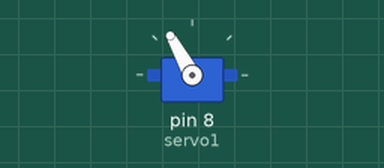
Recording of a program running on a simulated Arduino Uno, built with avr-gcc and run on an emulated ATmega328P. On the bench: servo.

Above: at 0.05 s.
At 1.35 s:
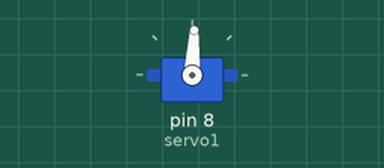
At 2.4 s:
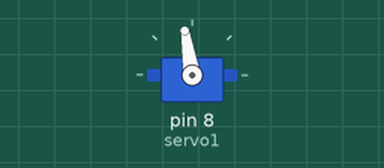
Timing chart, 0 to 7.4 s (numbered marks = the images above):
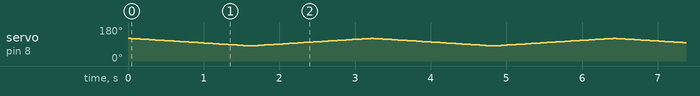

The program:

main.cpp
```cpp
#include<Arduino.h>
#include <Servo.h> // Zugriff auf Servo Bibliothek

const int taster1 = 0; // Pushbutton Pin auf dem Board (2)
const int taster2 = 1; // Pushbutton Pin auf dem Board (2)

//int tasterstatus1=0;//Tasterstatus Taster
//int tasterstatus2=0;//Tasterstatus Taster

Servo servo1; // deklariert den Namen des ersten Servos

//Funktion für Links-Abzweig Servo
void Servo_Links(){
  for (int j = 120; j > 80; j--){
    servo1.write(j);
    delay(40);
  }
}

//Funktion für Rechts-Abzweig Servo
void Servo_Rechts(){
  for (int j = 80; j < 120; j++){
    servo1.write(j);
    delay(40);
  }
}

void setup() {
  Serial.begin(9600);
  pinMode(taster1, INPUT_PULLUP); // Gibt an dass die Taster ein Input ist
  pinMode(taster2, INPUT_PULLUP); // Gibt an dass die Taster ein Input ist
  servo1.attach(8); // gibt an auf welchem Pin die Servo mit dem Steuerkabel anliegen
  servo1.write(80); // gibt die Grundstellung der Servo beim Start an
}

void loop(){
  if (digitalRead(taster1) == HIGH){
  Servo_Links();
  }

  if (digitalRead(taster2) == HIGH){
    Servo_Rechts();
  }
}
```
